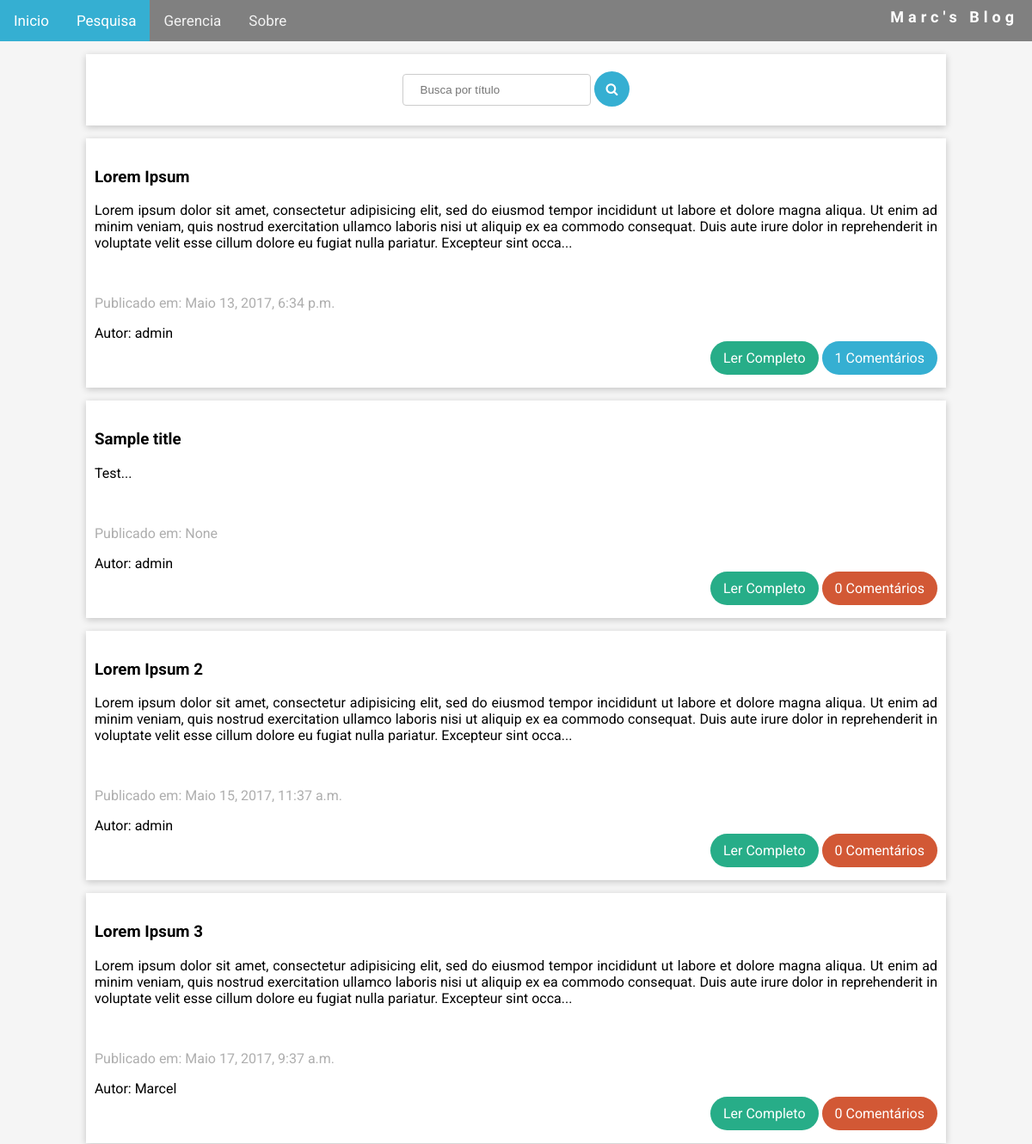
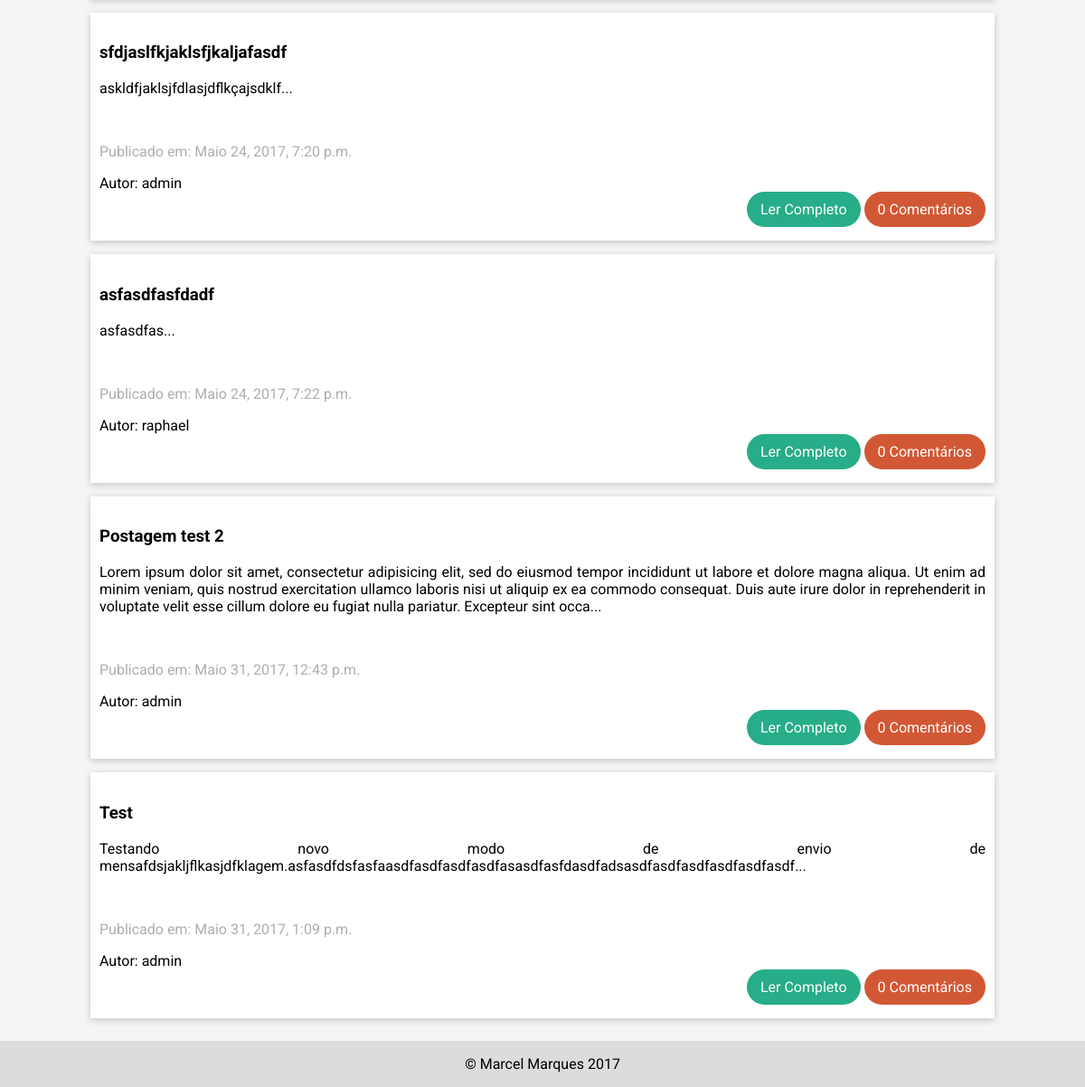
The app's page /search/, older data (2 pictures, top to bottom).
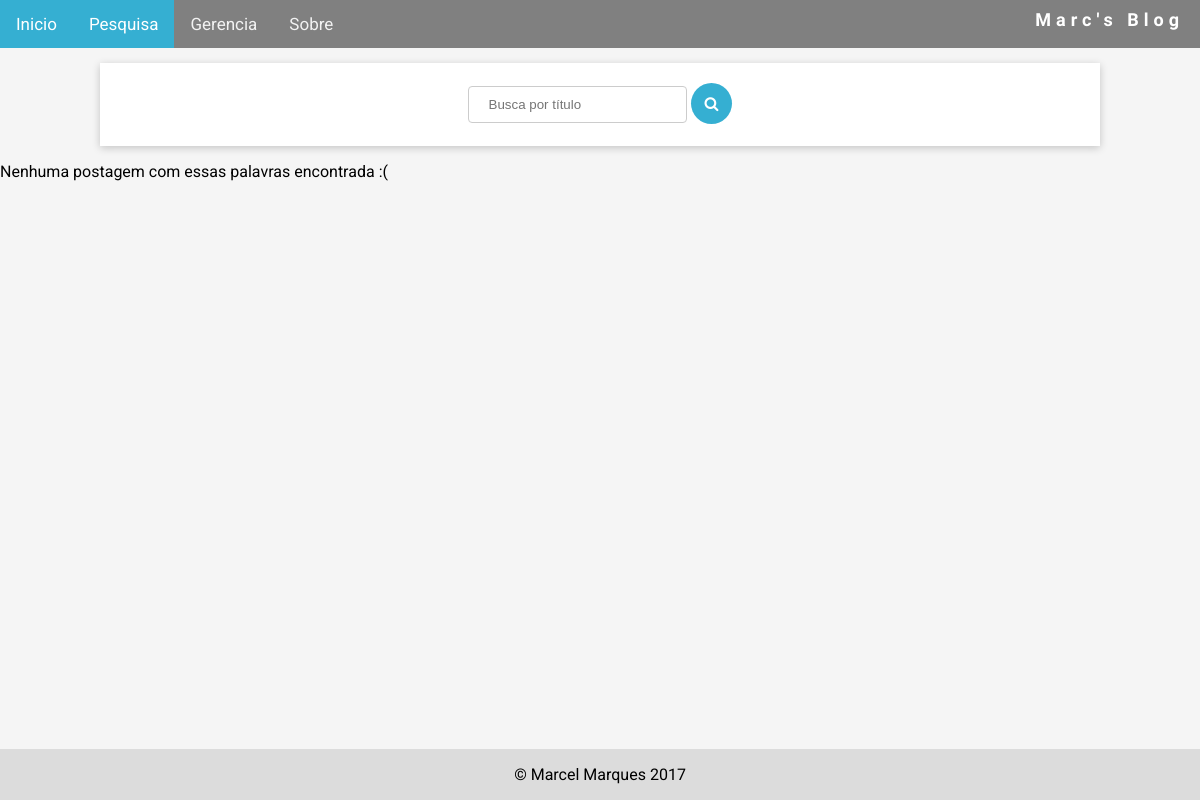
The same page, newer data.
### blog/models.py (models this page shows, shortened)
class Post(models.Model):
    author = models.ForeignKey('auth.User') #ForeignKey, define link para outro modelo
    title = models.CharField(max_length=200)
    text = models.TextField()
    url = models.URLField(
       blank=True, null=True)
    created_date = models.DateTimeField(
        default = timezone.now)
    published_date = models.DateTimeField(
        blank=True, null=True)
    def approved_comments(self):
        return self.comments.filter(approved_comment=True)

### blog/views.py (the view)
# urls.py: url(r'^search/$', views.search, name='search'),
def search(request):
    post_list = Post.objects.all()
    post_filter = TitleFilter(request.GET, queryset=post_list)
    return render(request, 'blog/search.html', {'filter': post_filter})

### blog/templates/blog/search.html (shortened to what this page needs)
{% extends 'blog/base.html' %}
{% block content %}
<div class="card">
  <div class="container" style="padding: 15px 10px 15px; text-align:center">
    <form method="get">
          <input name="title" id="id_title" type="text" placeholder="Busca por título">
          <button type="submit"><i class="fa fa-search" aria-hidden="true"></i></button>
    </form>
    </div>
  </div>
      {% for post in filter.qs %}
      <div class="card">
        <div class="container" style="padding: 15px 10px 15px">
            <h3>{{ post.title }}</h3>
            <p style="text-align: justify">{{ post.text|linebreaksbr|slice:":355"}}...</p><br>
            <p style="color: #aeaeae; text-align:left">Publicado em: {{ post.published_date }} </p>
            <div style="text-align:left">
              <span>Autor: {{ post.author }}</span>
            </div>
            <div style="text-align:right">
              <a href="{% url 'post_detail' pk=post.pk %}" class="btn">Ler Completo</a>
              {% if post.approved_comments.count > 0 %}
                <a href="{% url 'post_detail' pk=post.pk %}" class="btn btn-color">{{ post.approved_comments.count }} Comentários</a>
              {% else %}
                <a href="{% url 'post_detail' pk=post.pk %}" class="btn-color-orange btn"> {{ post.approved_comments.count }} Comentários</a>
              {% endif %}
            </div>
          </div>
        </div>
      {% empty %}
      <p>Nenhuma postagem com essas palavras encontrada :(</p>
      {% endfor %}
    {% endblock %}

Row changes from the older to the newer data that the page shows:
removed Post: title "Lorem Ipsum", text "Lorem ipsum dolor sit amet, consectetur adipisicing elit, sed do eiusmod tempor incididunt ut labore et dolore magna aliqua. Ut enim ad minim veniam, quis nostrud exercitation ullamco laboris nisi ut aliquip ex ea commodo consequat. Duis aute irure dolor in reprehenderit in voluptate velit esse cillum dolore eu fugiat nulla pariatur. Excepteur sint occa", published_date "Maio 13, 2017, 6:34 p.m.", author "admin", approved_comments.count "1"
removed Post: title "Sample title", text "Test", published_date "None", author "admin", approved_comments.count "0"
removed Post: title "Lorem Ipsum 2", text "Lorem ipsum dolor sit amet, consectetur adipisicing elit, sed do eiusmod tempor incididunt ut labore et dolore magna aliqua. Ut enim ad minim veniam, quis nostrud exercitation ullamco laboris nisi ut aliquip ex ea commodo consequat. Duis aute irure dolor in reprehenderit in voluptate velit esse cillum dolore eu fugiat nulla pariatur. Excepteur sint occa", published_date "Maio 15, 2017, 11:37 a.m.", author "admin", approved_comments.count "0"
removed Post: title "Lorem Ipsum 3", text "Lorem ipsum dolor sit amet, consectetur adipisicing elit, sed do eiusmod tempor incididunt ut labore et dolore magna aliqua. Ut enim ad minim veniam, quis nostrud exercitation ullamco laboris nisi ut aliquip ex ea commodo consequat. Duis aute irure dolor in reprehenderit in voluptate velit esse cillum dolore eu fugiat nulla pariatur. Excepteur sint occa", published_date "Maio 17, 2017, 9:37 a.m.", author "Marcel", approved_comments.count "0"
removed Post: title "sfdjaslfkjaklsfjkaljafasdf", text "askldfjaklsjfdlasjdflkçajsdklf", published_date "Maio 24, 2017, 7:20 p.m.", author "admin", approved_comments.count "0"
removed Post: title "asfasdfasfdadf", text "asfasdfas", published_date "Maio 24, 2017, 7:22 p.m.", author "raphael", approved_comments.count "0"
removed Post: title "Postagem test 2", text "Lorem ipsum dolor sit amet, consectetur adipisicing elit, sed do eiusmod tempor incididunt ut labore et dolore magna aliqua. Ut enim ad minim veniam, quis nostrud exercitation ullamco laboris nisi ut aliquip ex ea commodo consequat. Duis aute irure dolor in reprehenderit in voluptate velit esse cillum dolore eu fugiat nulla pariatur. Excepteur sint occa", published_date "Maio 31, 2017, 12:43 p.m.", author "admin", approved_comments.count "0"
removed Post: title "Test", text "Testando novo modo de envio de mensafdsjakljflkasjdfklagem.asfasdfdsfasfaasdfasdfasdfasdfasasdfasfdasdfadsasdfasdfasdfasdfasdfasdf", published_date "Maio 31, 2017, 1:09 p.m.", author "admin", approved_comments.count "0"
Text that changed along with them:
text now shown: "Nenhuma postagem com essas palavras encontrada :("
